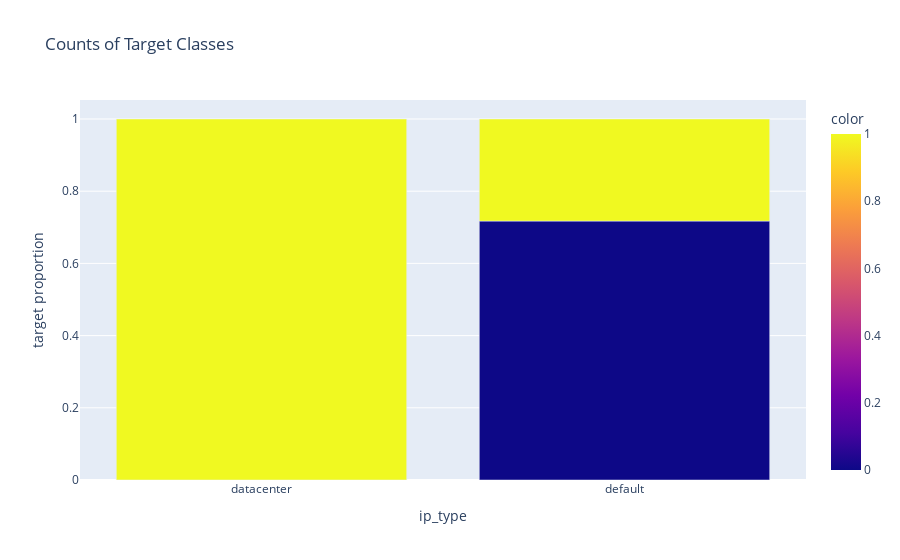

The notebook cell this image was saved under:
### Code cell
visualization.proportion_plot(
    df,
    "ip_type",
    "target",
    "Counts of Target Classes")

### Figure 1 — Plotly figure (JSON) as saved in the notebook; plotly's stock layout.template omitted (floating-point values rounded to 4 significant figures)
{"data": [{"alignmentgroup": "True", "hovertemplate": "ip_type=%{x}<br>target proportion=%{y}<br>color=%{marker.color}<extra></extra>", "legendgroup": "", "marker": {"color": [1, 0, 1], "coloraxis": "coloraxis", "pattern": {"shape": ""}}, "name": "", "offsetgroup": "", "orientation": "v", "showlegend": false, "textposition": "auto", "type": "bar", "x": ["datacenter", "default", "default"], "xaxis": "x", "y": [1, 0.7173, 0.2827], "yaxis": "y"}], "layout": {"barmode": "relative", "coloraxis": {"colorbar": {"title": {"text": "color"}}, "colorscale": [[0, "#0d0887"], [0.1111, "#46039f"], [0.2222, "#7201a8"], [0.3333, "#9c179e"], [0.4444, "#bd3786"], [0.5556, "#d8576b"], [0.6667, "#ed7953"], [0.7778, "#fb9f3a"], [0.8889, "#fdca26"], [1, "#f0f921"]]}, "legend": {"tracegroupgap": 0}, "title": {"text": "Counts of Target Classes"}, "xaxis": {"anchor": "y", "domain": [0, 1], "title": {"text": "ip_type"}}, "yaxis": {"anchor": "x", "domain": [0, 1], "title": {"text": "target proportion"}}}}
